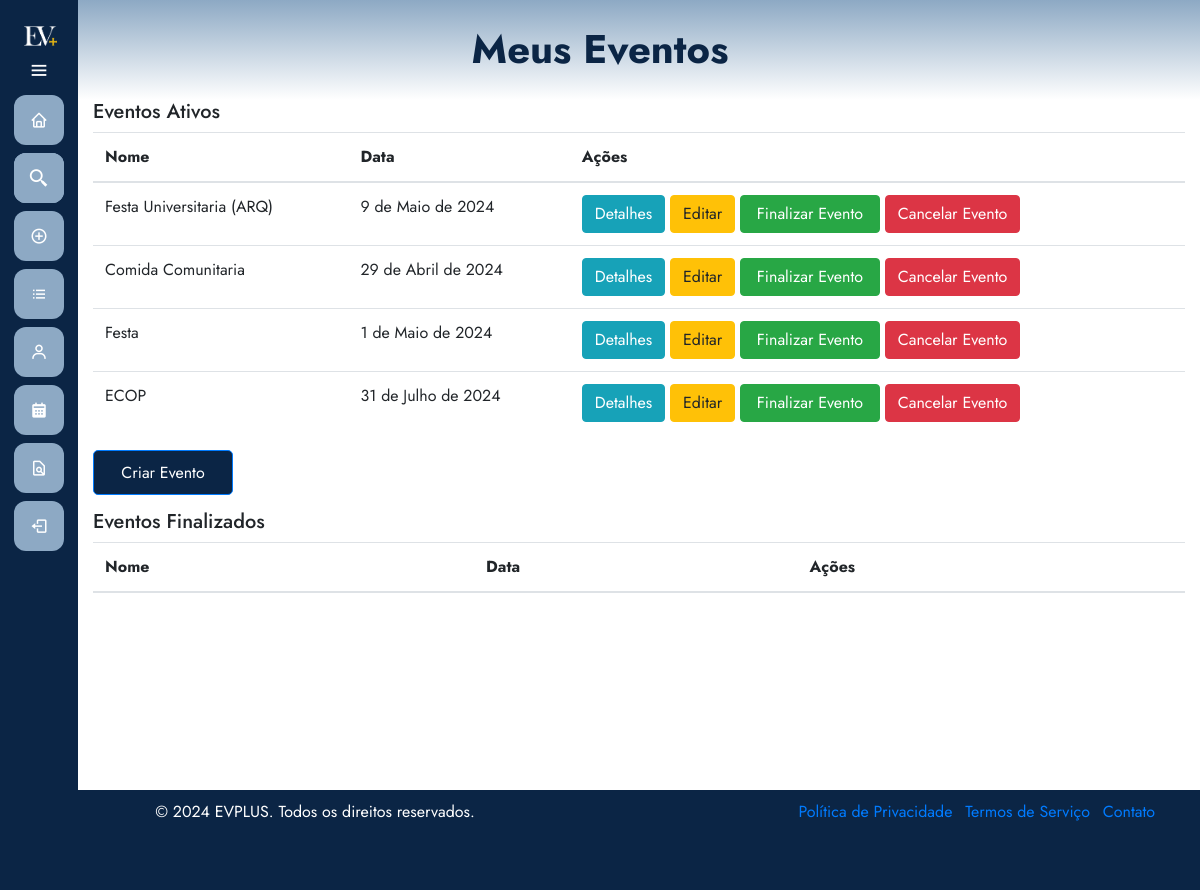
/eventos/meuseventos/ (signed in), run on an earlier commit of the app's database.
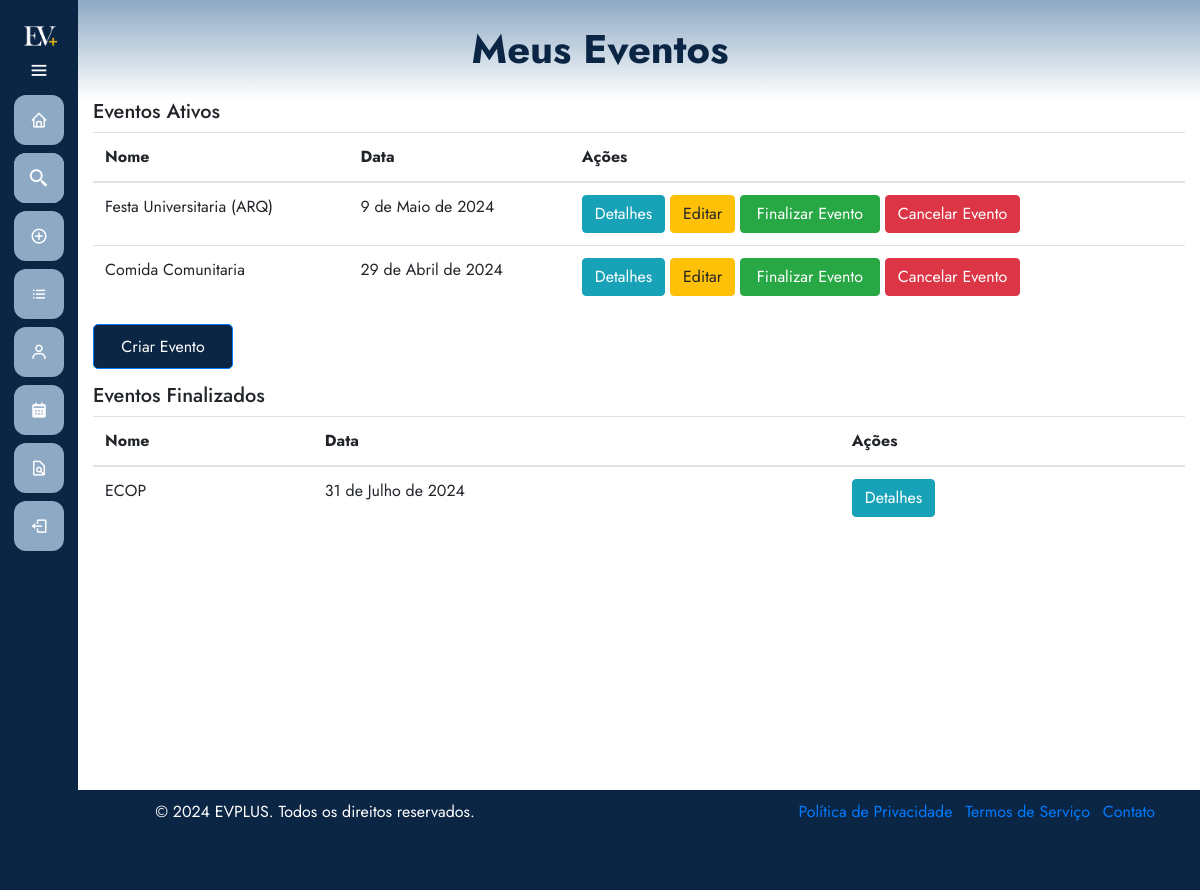
And on a later commit of the database.
### eventos/models.py (models this page shows, shortened)
class Evento(models.Model):
    user = models.ForeignKey(User, on_delete=models.CASCADE)
    clients = models.ManyToManyField(User, through='Inscricao', related_name='eventos')
    name = models.CharField(max_length=100)
    description = models.TextField()
    local = models.CharField(max_length=100)
    date = models.DateField()
    time = models.TimeField()
    category = models.CharField(max_length=100)
    banner = models.ImageField(null=True, blank=True, upload_to='images/')
    finalizado = models.BooleanField(default=False)

### eventos/views.py (the view)
# urls.py: path('meuseventos/', views.listarEventos, name='meuseventos'),
@login_required
@permission_required('eventos.add_evento', raise_exception=True)
def listarEventos(request):
    exibir_sidebar = True
    eventos_ativos = Evento.objects.filter(user=request.user, finalizado=False)  # Filtra eventos ativos
    eventos_finalizados = Evento.objects.filter(user=request.user, finalizado=True)  # Filtra eventos finalizados
    return render(request, 'meusEventos.html', {'eventos': eventos_ativos, 'finalizarEvento': eventos_finalizados, 'exibir_sidebar': exibir_sidebar})

### eventos/templates/meuseventos.html (shortened to what this page needs)
{% extends 'base.html' %}
{% load static %}
{% block 'head' %}
    <link rel="stylesheet" href="{% static 'eventos/css/meuseventos.css' %}">
{% endblock %}
{% block 'dashboard' %}
    <div class="container">
        <div class="row">
            <div class="col-md-12">
                <h5>Eventos Ativos</h5>
                <table class="table">
                    <thead>
                        <tr>
                            <th>Nome</th>
                            <th>Data</th>
                            <th>Ações</th>
                        </tr>
                    </thead>
                    <tbody>
                        {% for evento in eventos %}
                            <tr>
                                <td>{{ evento.name }}</td>
                                <td>{{ evento.date }}</td>
                                <td>
                                    <a href="{% url 'eventos:detalhes_evento' evento.id %}" class="btn btn-info">Detalhes</a>
                                    {% if perms.eventos.change_evento %}
                                        <a href="{% url 'eventos:editar_evento' evento.id %}" class="btn btn-warning">Editar</a>
                                        <a href="#" onclick="confirmarFinalizar('{{ evento.id }}')" class="btn btn-success">Finalizar Evento</a>
                                        <a href="#" onclick="confirmarCancelar('{{ evento.id }}')" class="btn btn-danger">Cancelar Evento</a>
                                    {% endif %}
                                </td>
                            </tr>
                        {% endfor %}
                    </tbody>
                </table>
            </div>
        </div>
    </div>
    <div class="container">
        <div class="row">
            <div class="col-md-12">
                <a href="{% url 'eventos:eventos' %}" class="btn btn-primary">Criar Evento</a>
            </div>
        </div>
    </div>
    <div class="container">
        <div class="row">
            <div class="col-md-12">
                <h5>Eventos Finalizados</h5>
                <table class="table">
                    <thead>
                        <tr>
                            <th>Nome</th>
                            <th>Data</th>
                            <th>Ações</th>
                        </tr>
                    </thead>
                    <tbody>
                        {% for evento in finalizarEvento %}
                            <tr>
                                <td>{{ evento.name }}</td>
                                <td>{{ evento.date }}</td>
                                <td>
                                    <a href="{% url 'eventos:detalhes_evento' evento.id %}" class="btn btn-info">Detalhes</a>
                                </td>
                            </tr>
                        {% endfor %}
                    </tbody>
                </table>
            </div>
        </div>
    </div>
{% endblock %}

What changed in the data, as far as the page shows it:
removed Evento: name "Festa", date "1 de Maio de 2024", shown under "Eventos Ativos"
changed Evento "ECOP": moves from the list under "Eventos Ativos" to the list under "Eventos Finalizados"
